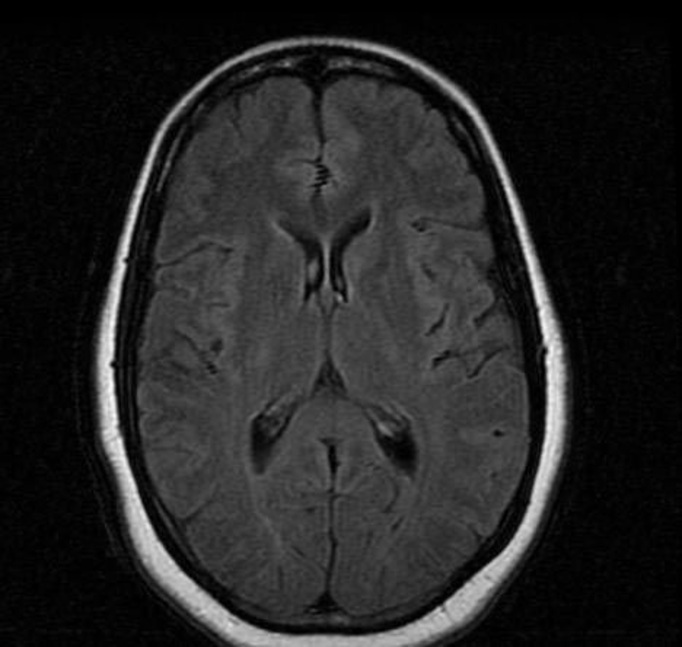
%> input picture 5.Segmentation/splt/img.png, 2046 x 1941 px (shown at 1/3 size)
$ octave main.m   (GNU Octave 9; MATLAB toolbox functions it lacks are replaced by stand-ins)
%> lines starting %> are read from the running program, lines starting %| are printed output that depends on the picture
### 5.Segmentation/splt/split256.m
function I=split256(A)
count=1;n=128;I=A;
n1=1;n2=n;n3=1;n4=n;r=2*n;
T=max(max(I))-min(min(I));
if T<15
    I(1:r,1:r)=ceil(mean(mean(I(1:r,1:r))));
else
for i=1:4
I=A(n1:n2,n3:n4);
I=split128(I);

 if count==1
    I1=I;
    n1=n+1;
    n2=r;
 end
 if count==2
    I2=cat(1,I1,I);
    n1=1;
    n2=n;
    n3=n+1;
    n4=r;
 end
 if count==3
    I3=I;
    n1=n+1;
    n2=r;
    n3=n+1;
    n4=r;
 end
 if count==4
  I4=cat(1,I3,I);
  I=cat(2,I2,I4);
 end
count=count+1;
end
end
end

### 5.Segmentation/splt/split128.m
function I=split128(A)
count=1;n=64;I=A;
n1=1;n2=n;n3=1;n4=n;r=2*n;
T=max(max(I))-min(min(I));
if T<15
    I(1:r,1:r)=ceil(mean(mean(I(1:r,1:r))));
else
for i=1:4
I=A(n1:n2,n3:n4);
I =split64(I);
 if count==1
    I1=I;
    n1=n+1;
    n2=r;
 end
 if count==2
    I2=cat(1,I1,I);
    n1=1;
    n2=n;
    n3=n+1;
    n4=r;
 end
 if count==3
    I3=I;
    n1=n+1;
    n2=r;
    n3=n+1;
    n4=r;
 end
 if count==4
  I4=cat(1,I3,I);
  I=cat(2,I2,I4);
 end
count=count+1;
end
end
end

### 5.Segmentation/splt/main.m
clear all
close all
clc
I=imread('img.png');
%> I is the input picture: size 1941x2046x3 uint8; min 0, max 252, mean 36.3
I=imresize(I,[256 256]);
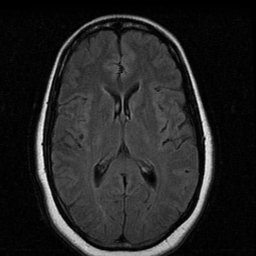
%> I: size 256x256x3 uint8; min 0, max 248, mean 36.3
[n m l]=size(I);
%> n = 256; m = 256; l = 3
if l==3
    I=rgb2gray(I);
%> I: size 256x256 uint8
end
imshow(I)
J=split256(I);
%> in split256, `T=max(max(I))-min(min(I));`: T = 248
%> the loop in split256, `for i=1:4` made 4 passes
%> T in split128 on passes 1 to 4: 234, 248, 240, 240
%> pass 1, in split256, `I=A(n1:n2,n3:n4);`:
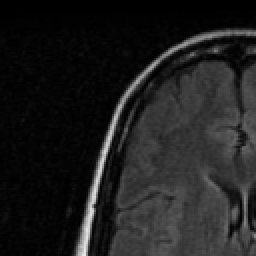
%> I: size 128x128 uint8 (shown 2 times larger); min 0, max 234, mean 30.4
%> pass 2, in split256, `I=A(n1:n2,n3:n4);`:
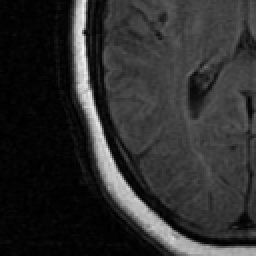
%> I: size 128x128 uint8 (shown 2 times larger); min 0, max 248, mean 45.6
%> after the loop in split256, `for i=1:4`:
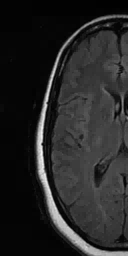
%> I2: size 256x128 uint8; min 0, max 248, mean 38.4
%> after the loop in split256, `for i=1:4`:
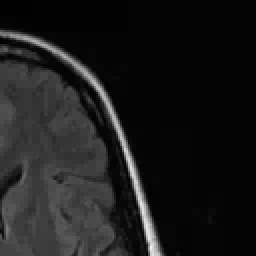
%> I3: size 128x128 uint8 (shown 2 times larger); min 1, max 240, mean 27.5
%> after the loop in split256, `for i=1:4`:
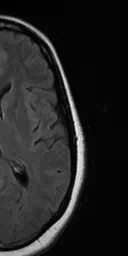
%> I4: size 256x128 uint8; min 0, max 240, mean 35.1
%> after the loop in split256, `for i=1:4`: count = 5; n1 = 129; n2 = 256; n3 = 129; n4 = 256
RGB_I = label2rgb(I);
figure(1),imshow(RGB_I),title('label2rgb appliqué a l image initiale');

RGB_J = label2rgb(J);
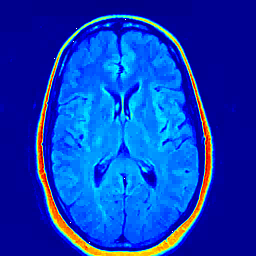
%> RGB_J: size 256x256x3 uint8; mean R, G, B 11.4, 58.5, 188.2
figure(2),imshow(RGB_J),title('label2rgb appliqué a l image de split');
